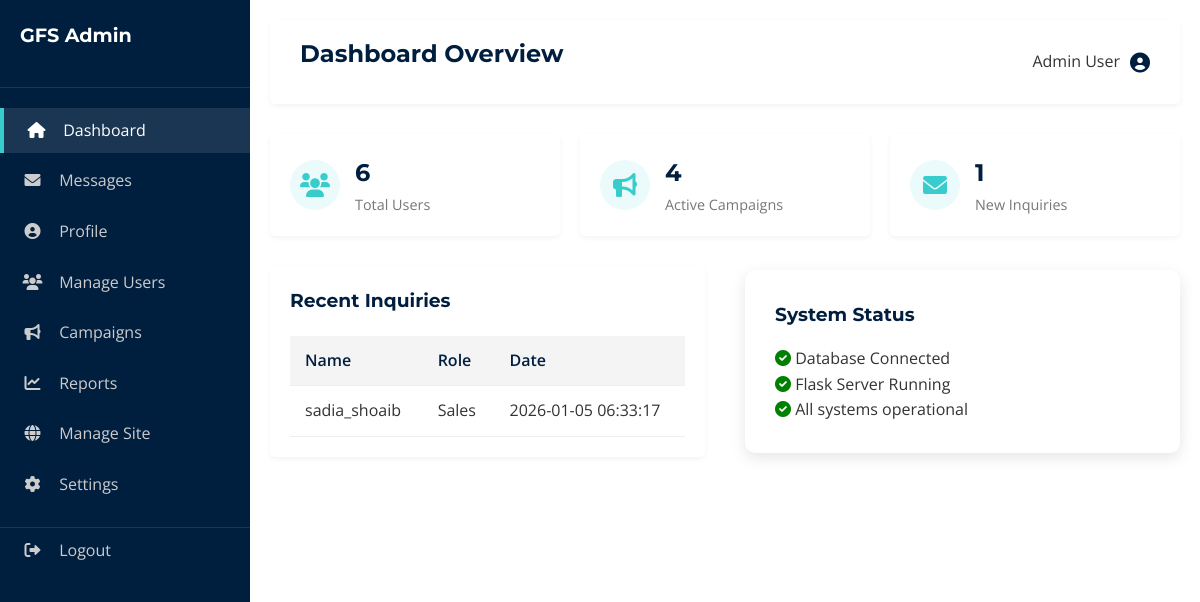
The page /admin on the database its author committed.
### tables this page shows
CREATE TABLE contacts (
    id INTEGER PRIMARY KEY AUTOINCREMENT,
    name TEXT NOT NULL,
    email TEXT NOT NULL,
    company TEXT,
    message TEXT NOT NULL,
    role TEXT,
    submitted_at TIMESTAMP DEFAULT CURRENT_TIMESTAMP
);

### app.py (the view)
@app.route('/admin')
def admin_dashboard():
    conn = get_db_connection()
    try:
        user_count = conn.execute('SELECT COUNT(*) FROM users').fetchone()[0]
        campaign_count = conn.execute('SELECT COUNT(*) FROM budget_requests WHERE status = "Approved"').fetchone()[0]
        contact_count = conn.execute('SELECT COUNT(*) FROM contacts').fetchone()[0]
        recent_contacts = conn.execute('SELECT * FROM contacts ORDER BY submitted_at DESC LIMIT 5').fetchall()
    except sqlite3.OperationalError:
        user_count = 0
        campaign_count = 0
        contact_count = 0
        recent_contacts = []
    finally:
        conn.close()
    return render_template('admin/dashboard.html', user_count=user_count, campaign_count=campaign_count, contact_count=contact_count, recent_contacts=recent_contacts)

### app.py (called while the page is built)
def get_db_connection():
    conn = sqlite3.connect('database.db')
    conn.row_factory = sqlite3.Row
    return conn

@app.context_processor
def inject_global_data():
    conn = get_db_connection()
    try:
        theme_row = conn.execute("SELECT value FROM settings WHERE key = 'theme'").fetchone()
        theme = theme_row['value'] if theme_row else 'default'
        site_rows = conn.execute("SELECT section, key, value FROM site_content WHERE page = 'global'").fetchall()
        site_data = {}
        for row in site_rows:
            if row['section'] not in site_data:
                site_data[row['section']] = {}
            site_data[row['section']][row['key']] = row['value']
    except sqlite3.OperationalError:
        theme = 'default'
        site_data = {}
    finally:
        conn.close()
    return dict(theme=theme, site=site_data)

### templates/admin/dashboard.html (shortened to what this page needs)
{% extends 'admin_base.html' %}
{% block header %}Dashboard Overview{% endblock %}
{% block content %}
<div class="stats-grid">
    <div class="stat-card">
        <div class="stat-icon">
            <i class="fas fa-users"></i>
        </div>
        <div class="stat-info">
            <h3>{{ user_count }}</h3>
            <p>Total Users</p>
        </div>
    </div>
    <div class="stat-card">
        <div class="stat-icon">
            <i class="fas fa-bullhorn"></i>
        </div>
        <div class="stat-info">
            <h3>{{ campaign_count }}</h3>
            <p>Active Campaigns</p>
        </div>
    </div>
    <div class="stat-card">
        <div class="stat-icon">
            <i class="fas fa-envelope"></i>
        </div>
        <div class="stat-info">
            <h3>{{ contact_count }}</h3>
            <p>New Inquiries</p>
        </div>
    </div>
</div>
<div class="grid-2">
    <div class="table-container">
        <h3 style="margin-bottom: 20px;">Recent Inquiries</h3>
        <table class="table">
            <thead>
                <tr>
                    <th>Name</th>
                    <th>Role</th>
                    <th>Date</th>
                </tr>
            </thead>
            <tbody>
                {% for contact in recent_contacts %}
                <tr>
                    <td>{{ contact['name'] }}</td>
                    <td>{{ contact['role'] }}</td>
                    <td>{{ contact['submitted_at'] }}</td>
                </tr>
                {% endfor %}
            </tbody>
        </table>
    </div>
    <div class="card" style="text-align: left;">
        <h3>System Status</h3>
        <p><i class="fas fa-check-circle" style="color: green;"></i> Database Connected</p>
        <p><i class="fas fa-check-circle" style="color: green;"></i> Flask Server Running</p>
        <p><i class="fas fa-check-circle" style="color: green;"></i> All systems operational</p>
    </div>
</div>
{% endblock %}

### static/styles.css (style rules this page uses)
:root { --primary-color: #001f3f; --secondary-color: #39cccc; --accent-color: #0074D9; --text-color: #333; --light-gray: #f4f4f4; --white: #ffffff; --bg-color: #ffffff; --card-bg: #ffffff; --sidebar-bg: #001f3f; --sidebar-text: #ffffff; --font-heading: 'Montserrat', sans-serif; --font-body: 'Open Sans', sans-serif; --transition: all 0.3s ease; }
* { margin: 0; padding: 0; box-sizing: border-box; }
body { font-family: var(--font-body); line-height: 1.6; color: var(--text-color); background-color: var(--bg-color); }
h1, h2, h3, h4, h5, h6 { font-family: var(--font-heading); color: var(--primary-color); margin-bottom: 1rem; }
.grid-2 { display: grid; grid-template-columns: repeat(2, 1fr); gap: 40px; align-items: center; }
.card { background: var(--card-bg); padding: 30px; border-radius: 10px; box-shadow: 0 5px 15px rgba(0, 0, 0, 0.1); transition: var(--transition); text-align: center; color: var(--text-color); }
.stats-grid { display: grid; grid-template-columns: repeat(auto-fit, minmax(200px, 1fr)); gap: 20px; margin-bottom: 30px; }
.stat-card { background: var(--card-bg); padding: 20px; border-radius: 5px; box-shadow: 0 2px 5px rgba(0, 0, 0, 0.05); display: flex; align-items: center; color: var(--text-color); }
.stat-icon { width: 50px; height: 50px; border-radius: 50%; background-color: rgba(57, 204, 204, 0.1); color: var(--secondary-color); display: flex; justify-content: center; align-items: center; font-size: 1.5rem; margin-right: 15px; }
.stat-info h3 { font-size: 1.5rem; margin-bottom: 0; color: var(--primary-color); }
.stat-info p { color: #777; font-size: 0.9rem; }
.table-container { background: var(--card-bg); padding: 20px; border-radius: 5px; box-shadow: 0 2px 5px rgba(0, 0, 0, 0.05); overflow-x: auto; }
.table { width: 100%; border-collapse: collapse; color: var(--text-color); }
.table th, .table td { padding: 12px 15px; text-align: left; border-bottom: 1px solid #eee; }
.table th { background-color: var(--light-gray); color: var(--primary-color); font-weight: 600; }

### rows shown on the page
contacts: name "sadia_shoaib", role "Sales", submitted_at "2026-01-05 06:33:17"

### other values the page prints
{{ user_count }} "6"
{{ campaign_count }} "4"
{{ contact_count }} "1"
